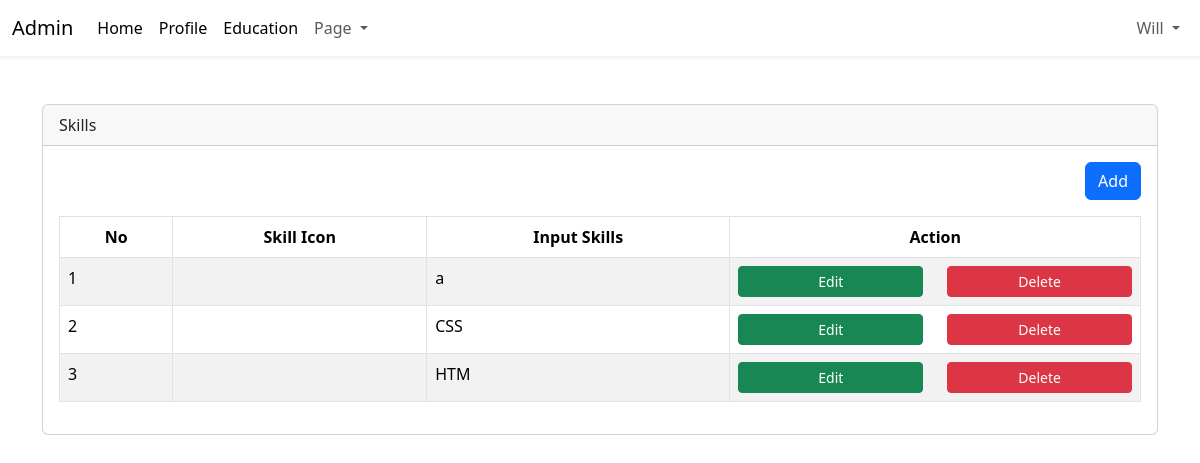
The page /admin/dashboard.php?page=skills (signed in) on the database as committed earlier.
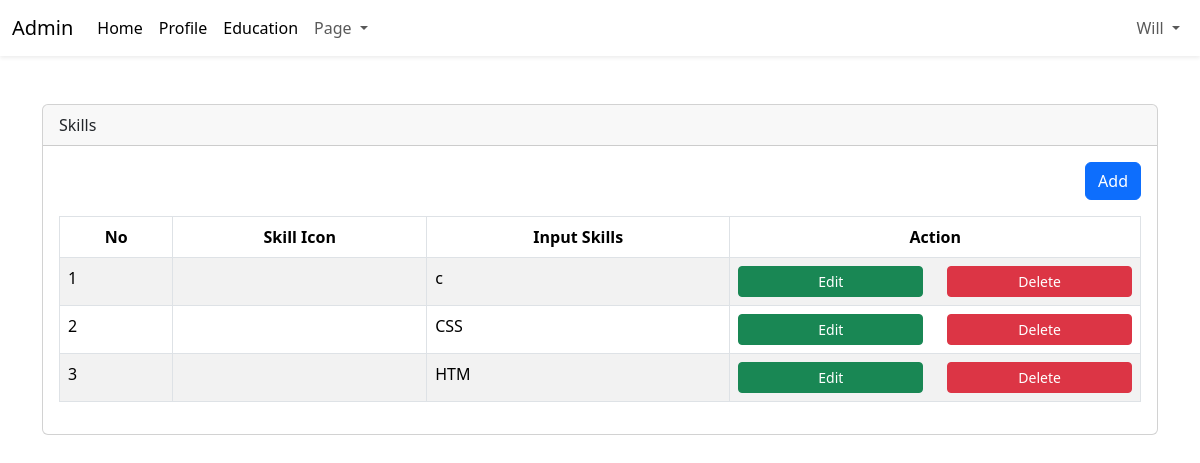
The same page on the database as committed later.
### tables this page shows
CREATE TABLE `skills` (
  `skill_id` int(11) NOT NULL,
  `skill_color` varchar(50) NOT NULL,
  `skill_icon` varchar(100) NOT NULL,
  `skill_name` varchar(25) NOT NULL
);

### admin/content/skills.php (the view, shortened to what this page needs)
<?php
include 'config/connection_login.php';
$query = mysqli_query($config, "SELECT * FROM skills ORDER BY skill_id DESC");
$row = mysqli_fetch_all($query, MYSQLI_ASSOC);
?>
<div class="table-responsive">
    <div align="right" class="mb-3">
        <a href="?page=tambah_skill" class="btn btn-primary">Add</a>
    </div>
    <table class="table table-bordered table-striped">
        <thead>
            <tr class="text-center">
                <th>No</th>
                <th>Skill Icon</th>
                <th>Input Skills</th>
                <th>Action</th>
            </tr>
        </thead>
        <tbody>
            <?php foreach ($row as $key => $data_value): ?>
            <tr>
                <td><?= $key + 1; ?></td>
                <td><?= $data_value['skill_icon']; ?></td>
                <td><?= $data_value['skill_name']; ?></td>
                <td>
                    <div class="row d-flex justify-content-center">
                        <div class="col-6">
                            <a href="?page=tambah_skill&edit=<?php echo $data_value['skill_id']; ?>"
                                class="btn btn-success btn-sm d-flex justify-content-center">Edit</a>
                        </div>
                        <div class="col-6">
                            <a onclick="return confirm('Are you sure?')"
                                href="?page=skills&delete= <?php echo $data_value['skill_id']; ?>"
                                class="btn btn-danger btn-sm d-flex justify-content-center">Delete</a>
                        </div>
                    </div>
                </td>
            </tr>
            <?php endforeach ?>
        </tbody>
    </table>
</div>

Rows that differ between the two databases and show on the page:
removed skills: skill_name "a"
added skills: skill_name "c"
